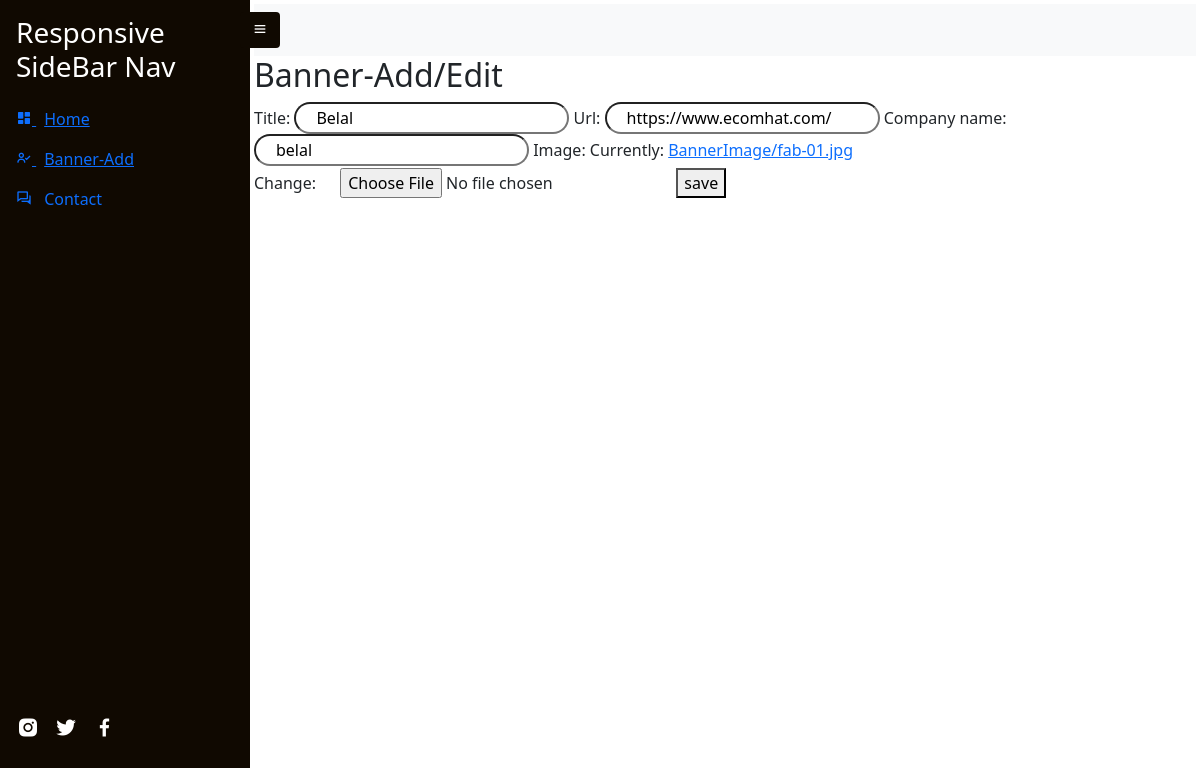
Screenshot of /banner_edit/1 with the database file from the repository.
### app/models.py (models this page shows, shortened)
class Banner(models.Model):
    title  = models.CharField(max_length = 150)
    url = models.URLField(max_length = 200)
    company_name  = models.CharField(max_length = 250, default='belal')
    image = models.ImageField(upload_to='BannerImage',default='no_image.jpg')

### app/views.py (the view)
# urls.py: path('banner_edit/<pk>', banner_edit, name='banner_edit'),
def banner_edit(request, pk):
    banner = Banner.objects.get(pk=pk)
    form = BannerForm(instance=banner)
    if request.method == 'POST':
        form = BannerForm(request.POST, request.FILES,instance=banner)
        if form.is_valid():
            form.save()
            return redirect('dashboard')
    context ={
        'form':form
    }
    return render(request, 'dashboard/banner-add.html',context)

### app/forms.py
class BannerForm(forms.ModelForm):
    class Meta:
        model = Banner
        fields = '__all__'

### app/templates/dashboard/banner-add.html (shortened to what this page needs)
{% extends 'dashboard/base.html' %}
{% block dashboard %}
<h2>Banner-Add/Edit</h2>
<form  method="POST" enctype="multipart/form-data">
    {{ form }}
    <button type="submit">save</button>
</form>
{% endblock dashboard %}

### app/templates/dashboard/base.html (style rules this page uses)
.my-container input { border-radius: 2rem; padding: 2px 20px; }

### rows the page displays
Banner: title "Belal", url "https://www.ecomhat.com/", company_name "belal"
